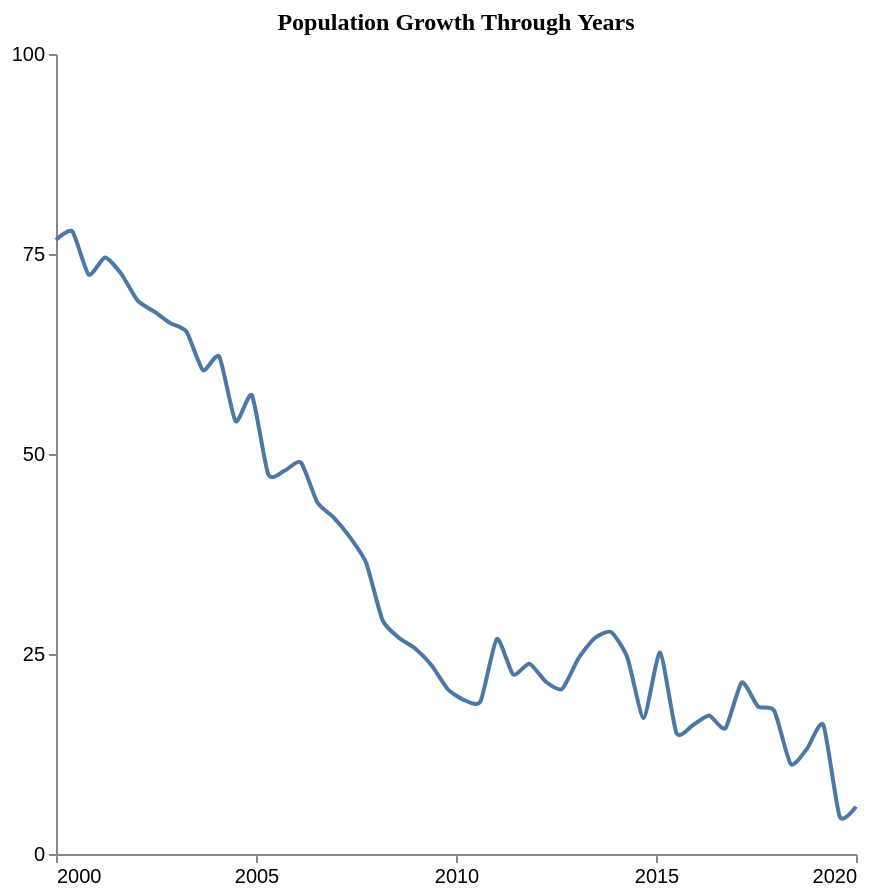

Express this chart as Vega-Lite.
### Vega-Lite specification from a JSON file in a GitHub repository (floating-point values rounded to 4 significant figures)
{"$schema": "https://vega.github.io/schema/vega-lite/v5.json", "description": "Pattern: upward", "data": {"values": [{"X": 2000.0, "Y": 76.75}, {"X": 2000.0, "Y": 77.82}, {"X": 2001.0, "Y": 72.42}, {"X": 2001.0, "Y": 74.56}, {"X": 2002.0, "Y": 72.52}, {"X": 2002.0, "Y": 69.17}, {"X": 2002.0, "Y": 67.82}, {"X": 2003.0, "Y": 66.36}, {"X": 2003.0, "Y": 65.26}, {"X": 2004.0, "Y": 60.47}, {"X": 2004.0, "Y": 62.18}, {"X": 2004.0, "Y": 54.09}, {"X": 2005.0, "Y": 57.33}, {"X": 2005.0, "Y": 47.46}, {"X": 2006.0, "Y": 47.91}, {"X": 2006.0, "Y": 48.93}, {"X": 2007.0, "Y": 43.98}, {"X": 2007.0, "Y": 42.08}, {"X": 2007.0, "Y": 39.61}, {"X": 2008.0, "Y": 36.38}, {"X": 2008.0, "Y": 29.24}, {"X": 2009.0, "Y": 27.04}, {"X": 2009.0, "Y": 25.7}, {"X": 2009.0, "Y": 23.6}, {"X": 2010.0, "Y": 20.59}, {"X": 2010.0, "Y": 19.25}, {"X": 2011.0, "Y": 19.07}, {"X": 2011.0, "Y": 26.87}, {"X": 2011.0, "Y": 22.44}, {"X": 2012.0, "Y": 23.78}, {"X": 2012.0, "Y": 21.53}, {"X": 2013.0, "Y": 20.63}, {"X": 2013.0, "Y": 24.45}, {"X": 2013.0, "Y": 27.0}, {"X": 2014.0, "Y": 27.73}, {"X": 2014.0, "Y": 24.54}, {"X": 2015.0, "Y": 17.01}, {"X": 2015.0, "Y": 25.18}, {"X": 2016.0, "Y": 15.15}, {"X": 2016.0, "Y": 16.09}, {"X": 2016.0, "Y": 17.32}, {"X": 2017.0, "Y": 15.72}, {"X": 2017.0, "Y": 21.44}, {"X": 2018.0, "Y": 18.44}, {"X": 2018.0, "Y": 17.88}, {"X": 2018.0, "Y": 11.24}, {"X": 2019.0, "Y": 13.16}, {"X": 2019.0, "Y": 16.13}, {"X": 2020.0, "Y": 4.687}, {"X": 2020.0, "Y": 5.913}]}, "mark": {"type": "line", "interpolate": "cardinal", "tension": 0.4}, "encoding": {"x": {"field": "X", "type": "quantitative", "title": "", "axis": {"grid": false, "format": "d", "values": [2000, 2005, 2010, 2015, 2020], "tickSize": 4}, "scale": {"domain": [2000, 2020]}}, "y": {"field": "Y", "type": "quantitative", "title": "", "axis": {"grid": false, "format": "d", "values": [0, 25, 50, 75, 100], "tickSize": 4, "tickOpacity": 1}, "scale": {"domain": [0, 100]}}}, "title": {"text": "Population Growth Through Years", "anchor": "middle", "font": "Tahoma", "fontSize": 12}, "config": {"lineBreak": "^", "view": {"stroke": null}}, "height": 400, "width": 400, "autosize": "pad"}
